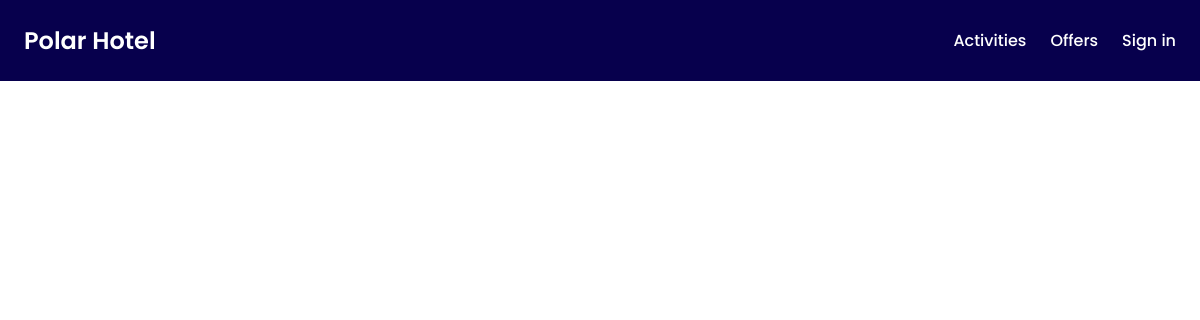
Page /activities.php on the earlier database version.
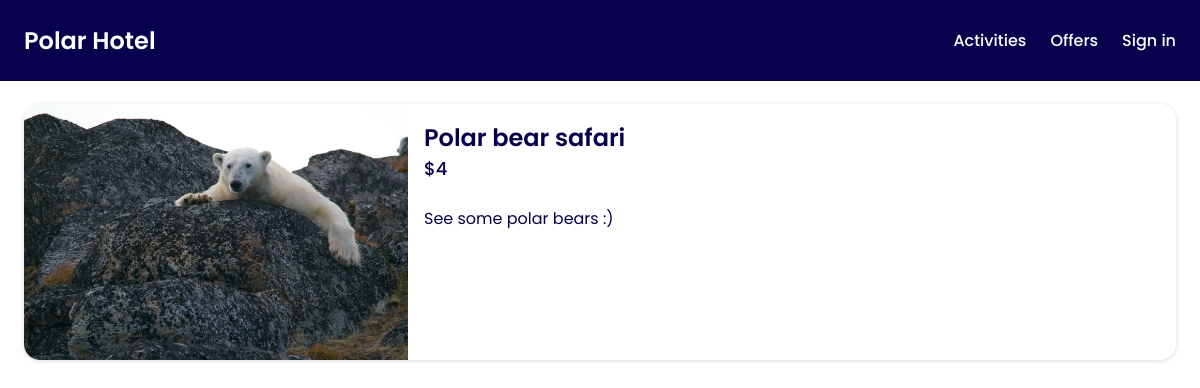
Same page on the later database version.
### tables this page shows
CREATE TABLE activities (
	id INTEGER PRIMARY KEY,
	activity VARCHAR,
	price INTEGER,
	description VARCHAR,
	image VARCHAR
);

### app/getActivities.php (called while the page is built, shortened)
<?php
require_once __DIR__ . "/autoload.php";
$selectActivities = $db->query("SELECT * FROM activities");
$selectActivities->execute();
$activities = $selectActivities->fetchAll(PDO::FETCH_ASSOC);

### activities.php (the view, shortened to what this page needs)
<?php
require_once __DIR__ . "/views/header.php";
require_once __DIR__ . "/views/navigation.php";
require __DIR__ . "/app/getActivities.php";
?>
<main class="room-main max-w-section">
    <div class="activity-cards-container">
        <?php foreach ($activities as $activity) : ?>
            <div class="activity-card">
                <img src=<?= "/assets/images/" . $activity["image"] ?> alt="activity">
                <div class="activity-card-info">
                    <h3><?= $activity["activity"]; ?></h3>
                    <div class="price-sm"><?= "$" . $activity["price"]; ?></div>
                    <p><?= $activity["description"]; ?></p>
                </div>
            </div>
        <?php endforeach; ?>
    </div>
</main>
<?php require_once __DIR__ . "/views/footer.php"; ?>

### views/header.php (shortened to what this page needs)
<!DOCTYPE html>
<html lang="en">
<head>
    <link rel="stylesheet" href="https://cdnjs.cloudflare.com/ajax/libs/font-awesome/6.5.1/css/all.min.css" />
    <link rel="stylesheet" href="assets/style/style.css">
    <link rel="stylesheet" href="assets/style/mediaQuery.css">
</head>
<body>

### views/navigation.php (shortened to what this page needs)
<header>
    <a href="/index.php" class="nav-logo">Polar Hotel</a>
    <nav class="desktop-nav">
        <a href="/activities.php">Activities</a>
        <a href="#">Offers</a>
        <a href=<?= isset($_SESSION["admin"]) ? "app/logout.php" : "login.php" ?>><?= isset($_SESSION["admin"]) ? "Sign out" : "Sign in" ?></a>
    </nav>
</header>

### views/footer.php (shortened to what this page needs)
</body>
</html>

### assets/style/style.css (style rules this page uses)
:root { --dark-blue: #07004d; --blue: #28bafe; --light-blue: #e3f5fd; --white: #fff; --rounded-md: 16px; --rounded-sm: 8px; }
* { box-sizing: border-box; font-family: "Poppins", sans-serif; }
body { min-height: 100vh; background: var(--white); color: var(--dark-blue); margin: 0; padding: 0; }
h1, h2, h3, p { margin: 0; }
h3 { font-size: 24px; font-weight: 600; }
a { color: var(--white); text-decoration: none; font-weight: 500; font-size: 1rem; }
header { display: flex; justify-content: space-between; align-items: center; padding: 16px 24px; width: 100%; height: 81px; background: var(--dark-blue); color: var(--white); position: fixed; top: 0; }
.nav-logo { user-select: none; font-size: 24px; font-weight: 600; }
.desktop-nav { display: flex; gap: 24px; }
.max-w-section { max-width: 1440px; width: 100%; margin: 0 auto; }
.room-main { min-height: 100vh; padding: 104px 24px 0 24px; }
.activity-cards-container { display: flex; flex-direction: column; gap: 16px; margin-bottom: 64px; }
.activity-card { display: flex; flex-direction: column; overflow: hidden; border-radius: var(--rounded-md); box-shadow: rgba(0, 0, 0, 0.16) 0px 1px 4px; }
.activity-card img { max-height: 300px; object-fit: cover; object-position: center; }
.activity-card-info { padding: 16px; }
.activity-card-info .price-sm { font-size: 18px; font-weight: 500; margin-bottom: 24px; }

### assets/style/mediaQuery.css (style rules this page uses)
@media (min-width: 700px) { .activity-card { flex-direction: row; } }
@media (min-width: 700px) { .activity-card img { width: calc(100% / 3); } }

Differences in the rows shown:
added activities: image (picture), activity "Polar bear safari", price "4", description "See some polar bears :)"
